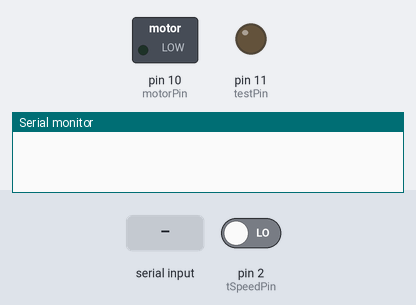
Simulated run of this sketch. Board: Arduino Uno, built with avr-gcc and run on an emulated ATmega328P. Parts: switched loads named in the sketch (green lamp = pin HIGH), output pins drawn as LEDs (lit = HIGH), the last lines printed to the serial monitor. Inputs (shaded band) come from the test bench; at power-on: pin 2 (tSpeedPin) LOW.

Above: at 1.2 s.
1.3 s: "30,150\n" received over Serial
At 3.2 s:
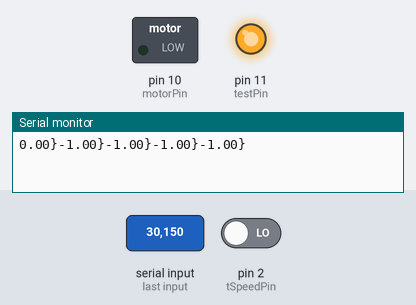
3.8 s: "1\n" received over Serial
At 4.3 s:
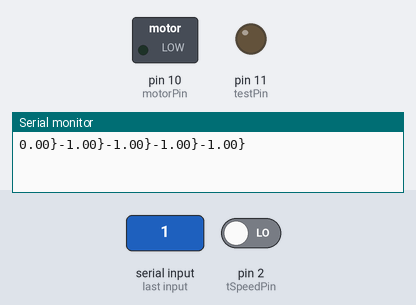
Timing chart, 0 to 6.8 s (numbered marks = the images above; inputs shaded):
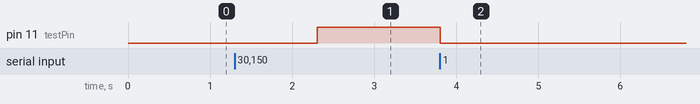

The sketch:

arduinoDriver.ino
```cpp
////////////////////////////////////////////////////////////
//               @author: Mahmoud Shaheen                 //
//         As a part of project: Motor Test Bench         //
//           Supervisor: Dr.Ing. Mohammed Ahmed           //
////////////////////////////////////////////////////////////

////////////////////////////////////////////////////////////
// Arduino Code to measure ch/cs of a motor using Matlab  //
//  -Comunicates Serially with matlab                     //
//  -Matlab Sends a code for what function                //
//      it wants Arduino to call                          //
//      and other parameters 'if any'                     //
//  -Arduino calls that function and                      //
//      returns the output 'if any'                       //
////////////////////////////////////////////////////////////

//Arduino Pins definition
#define    motorPin        10 //motor driver enable for other motor
#define    testPin         11 //motor driver enable for motor under test
#define    tSpeedPin        2 //RPS sensor
#define    tCurrentPin     A0 //current sensor for motor under test
#define    mCurrentPin     A1 //current sensor for other motor
#define    mVoltagePin     A2 //voltage feedback for other motor

char   serialRead     =   0; //for storing serial string 'recieved'
float  serialWrite    =   0; //for storing serial string 'to be sent'
float  tempFloat      =   0; //temporary Float variable
int    tempInt        =   0; //temporary int variable
String inString       =  ""; //for storing serial string to be converted
int    pulse          =   0; //for storing pulses from RPS sensor

void setup() {
  //Setting input/output Pins
  pinMode(  motorPin,     OUTPUT);
  pinMode(  testPin,      OUTPUT);
  pinMode(  tSpeedPin,    INPUT);
  pinMode(  tCurrentPin,  INPUT);
  pinMode(  mCurrentPin,  INPUT);
  pinMode(  mVoltagePin,  INPUT);
  //initialize Serial Communication to communicate with Matlab, with Baud rate=9600
  Serial.begin(9600);
}

//Check serial buffer for any strings from Matlab and call Corresponding Function
void loop() {
  if(Serial.available() > 0) { //Check serial buffer if any data available
    serialRead = Serial.read(); //read string from serial buffer
    tempInt = char2Int(serialRead); //convert this string to int 'Switch accepts only int'
     switch(tempInt){
       //call the Corresponding Function
       case 1:
         //turn test motor on with any voltage
         outTest();
         break;
       case 2:
         //turn other motor on with any voltage
         outMotor();
         break;
       case 3:
         //Calculate the speed of motors
         tSpeed();
         break;
       case 4:
         //Calculate the current test motor using
         tCurrent();
         break;
       case 5:
         //Calculate the current other motor using
         mCurrent();
         break;
       case 6:
         //Calculate the voltage on other motor
         mVoltage();
         break;
       default:
         //in case of errors
         serialWrite = -1;
         serialPrint(serialWrite);
         break;
    }
  }
}

//turn test motor on with any voltage
void outTest() {
  while(Serial.available() <= 0){ //wait until Matlab sends voltage on serial buffer
  }
  serialRead = Serial.read(); //get the desired voltage from serial
  tempFloat = char2Float(serialRead); //converting serial string into float
  tempFloat = (tempFloat / 5) * 255; //converting voltage to PWM (0-5)->(0-255)
  analogWrite(testPin, tempFloat);  //output PWM on test motor
}

//turn other motor on with any voltage
void outMotor() {
  while(Serial.available() <= 0){ //wait until Matlab sends voltage on serial buffer
  }
  serialRead = Serial.read(); //get the desired voltage from serial
  tempFloat = char2Float(serialRead); //converting serial string into float
  tempFloat = (tempFloat / 5) * 255; //converting voltage to PWM (0-5)->(0-255)
  analogWrite(motorPin, tempFloat); //output PWM on test motor
}

//Calculate the speed of motors
void tSpeed() {
  float RPS;
  pulse = 0; //reset pulses counter
  long start = millis(); //get the current timer 'in millis'
  long finish=0; //to get the time during the loop 'in millis'
  long elapsed=0; //to calculate elapsed time for speed measurement
  //define speed sensor pin as interrupt pin to add one automatically to pulses count
  attachInterrupt(digitalPinToInterrupt(tSpeedPin), counter, RISING);
  while (elapsed <=1000 ){ //while elapsed time < 1 Sec wait 'ISR counts pulses recieved from RPS Sensor'
    finish = millis(); //get the current time 'in millis'
    elapsed = finish - start; //calculate elapsed time 'in millis'
  }
  RPS = pulse / 2; //as sensor gives 2 pulses per revolution
  serialWrite = RPS / (elapsed/1000); //speed = revs/time 'divided by 1000 to convert millis to seconds'
  serialPrint(serialWrite); //print speed on serial port
}

//adds one to pulses: used as ISR 'called when RPS sensor detects new revolution'
void counter() {
  pulse = pulse + 1;
}

//Calculate the current test motor using
void tCurrent() {
  tempFloat = analogRead(tCurrentPin); //read from test current sensor pin
  tempFloat = (tempFloat * 5) / 1024; //converting binary number to voltage (0-1024)->(0-5)
  tempFloat = tempFloat - 2; //subtracting sensor offset
  serialWrite = tempFloat / 0.185; //mapping sensor output 'Voltage' to 'Ampere', 185mV/A
  serialPrint(serialWrite); //print sensor output on serial port
}

//Calculate the current other motor using
void mCurrent() {
  tempFloat = analogRead(mCurrentPin); //read from motor current sensor pin
  tempFloat = (tempFloat * 5) / 1024; //converting binary number to voltage (0-1024)->(0-5)
  tempFloat = tempFloat - 2; //subtracting sensor offset
  serialWrite = tempFloat / 0.185; //mapping sensor output 'Voltage' to 'Ampere', 185mV/A
  serialPrint(serialWrite); //print sensor output on serial port
}

//Calculate the voltage on other motor
void mVoltage() {
  tempFloat = analogRead(mVoltagePin); //read from motor Voltage feedbaack pin
  serialWrite = tempFloat * (5 / 1024); //converting binary number to voltage (0-1024)->(0-5)
  serialPrint(serialWrite); //print sensor output on serial port
}

//accepts float variable and prints it on serial port
void serialPrint(float rSerialWrite) {
  Serial.print(rSerialWrite); //print the variable on serial port
  Serial.print('}'); //print stop char to verify data end
}

//converting array of characters to int
int char2Int (char ch){
  inString = ""; //empty the string
  inString += (char)ch; //add the array to the empty string
  int temp = inString.toInt(); //convert the string to int
  return temp; //return converted variable
}

//converting array of characters to float
float char2Float (char ch){
  inString = ""; //empty the string
  inString += (char)ch; //add the array to the empty string
  float temp = inString.toFloat(); //convert the string to float
  return temp; //return converted variable
}
```

Measured:
- after the input at 1.3 s, pin 11 (testPin): LOW → HIGH after 1.0 s
- after the input at 3.8 s, pin 11 (testPin): HIGH → LOW at once
